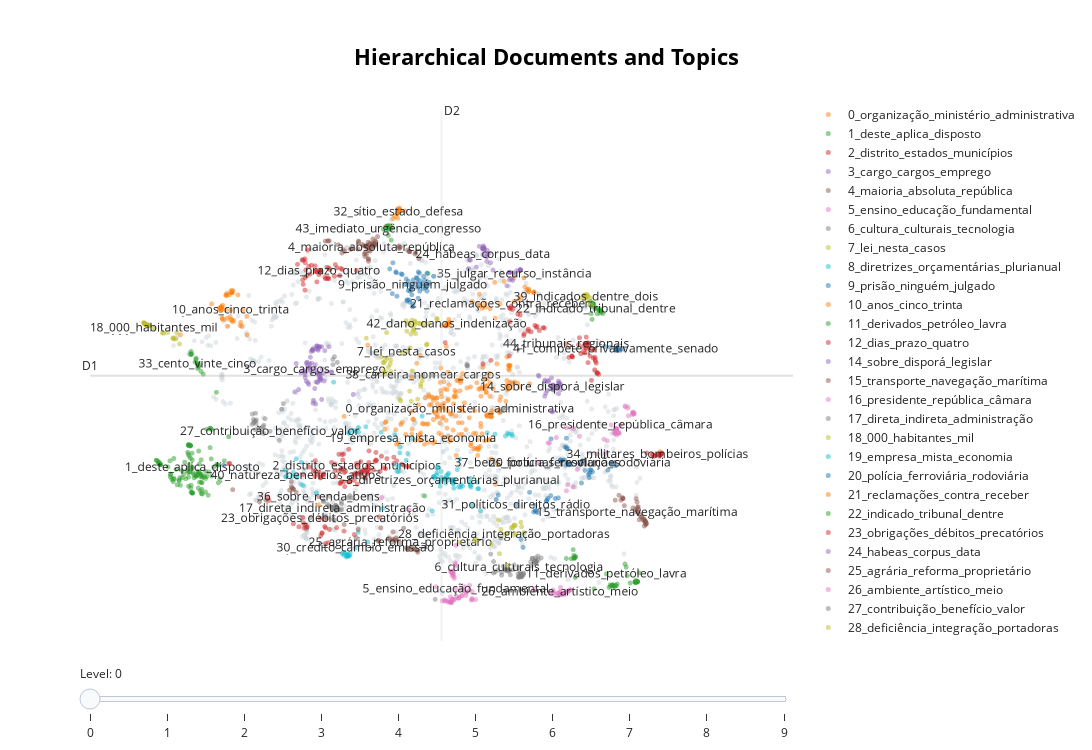

Notebook code cell kept with this figure:
### Code cell
from sentence_transformers import SentenceTransformer

#sentence_model = SentenceTransformer("ulysses-camara/legal-bert-pt-br")
embeddings = sentence_model.encode(docs, show_progress_bar=False)


model.visualize_hierarchical_documents(docs, hierarchical_topics, embeddings=embeddings)
